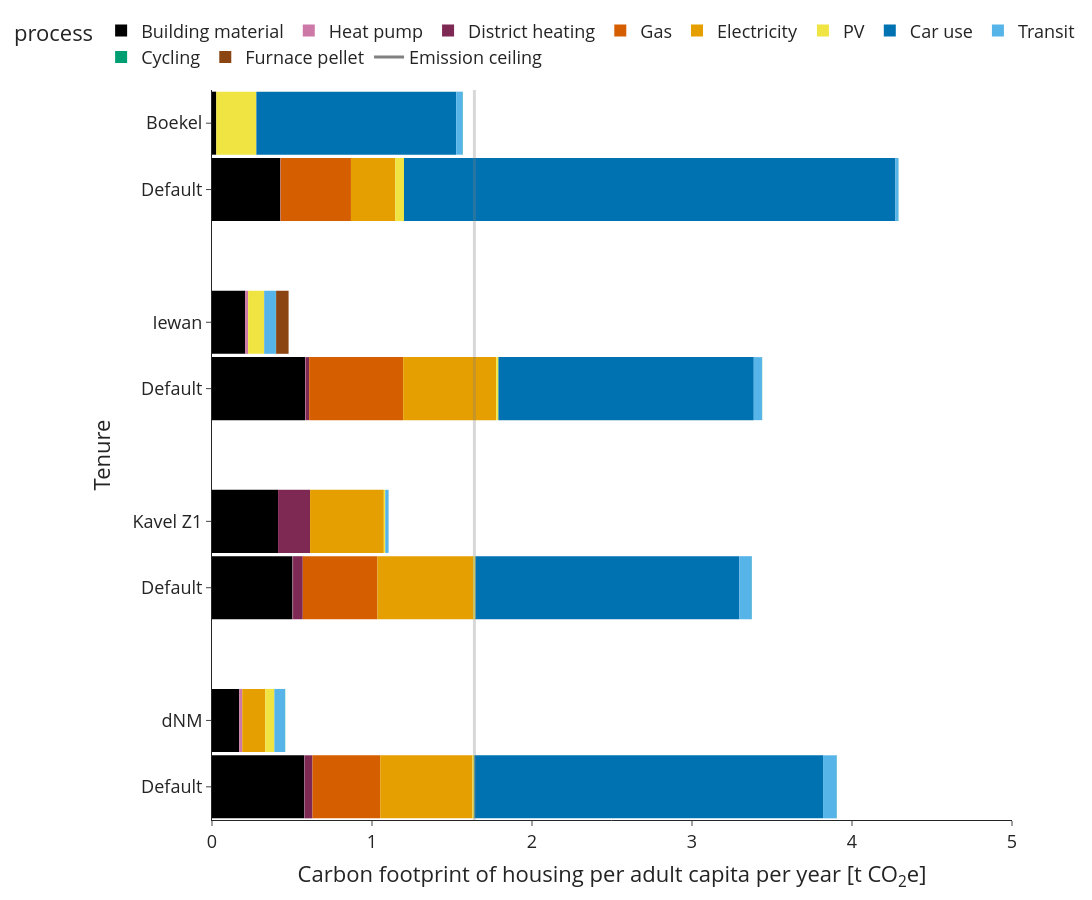

The notebook cell this image was saved under:
### Markdown cell above
#### Tenure Bar

### Code cell
import plotly.express as px
import plotly.graph_objects as go
import pandas as pd

# ---------- Process columns ----------
process_cols_9 = [
    'Building material', 'Heat pump', 'District heating',
    'Gas', 'Electricity', 'PV', 'Car use', 'Transit', 'Cycling'
]

process_cols_10 = [
    'Building material', 'Heat pump', 'Furnace pellet', 'District heating',
    'Gas', 'Electricity', 'PV', 'Car use', 'Transit', 'Cycling'
]


# ---------- Helper function for real-utopian archetypes ----------
def make_long_df(ghg_df, base_df, label, process_cols):
    ghg_tmp = ghg_df.copy() / 1000
    ghg_tmp.columns = process_cols

    per_capita = (
        ghg_tmp
        .multiply(base_df['n_hhd'], axis=0)
        .div(base_df['n_hhdmem'], axis=0)
    )

    # Average each emissions component across all archetype rows.
    df = per_capita.mean(axis=0).rename('value').reset_index()
    df.columns = ['process', 'value']
    df[class_name] = label

    return df


# ---------- Helper function for archetype-specific USE / Default ----------
def make_use_archetype_df(label, tenure, typology, const, density, distance_train):
    ghg_tmp = ghg_annual.copy() / 1000
    ghg_tmp.columns = process_cols_9

    use_filter = (
        (use.index.get_level_values('tenure_lab') == tenure) &
        (use.index.get_level_values('typology_lab') == typology) &
        (use.index.get_level_values('const_lab') == const) &
        (use.index.get_level_values('density_lab') == density) &
        (use.index.get_level_values('distance_train_lab') == distance_train)
    )

    df = (
        ghg_tmp.loc[use_filter]
        .multiply(use.loc[use_filter, 'n_hhd'], axis=0)
        .div(use.loc[use_filter, 'n_hhdmem' + year], axis=0)
        .groupby(level=0, sort=False)
        .mean()
        .unstack()
        .reset_index()
    )

    df.columns = ['process', class_name, 'value']
    df[class_name] = label

    return df


# ---------- Boekel + matching Default ----------
df_boekel = make_long_df(
    ghg_annual_boekel,
    boekel_df,
    'Boekel',
    process_cols_9,
)

df_use_boekel = make_use_archetype_df(
    label='Default - Boekel match',
    tenure='owner occupied',
    typology='row house',
    const='2006-2022',
    density='low suburban',
    distance_train='furthest quintile'
)


# ---------- Iewan + matching Default ----------
df_iewan = make_long_df(
    ghg_annual_iewan,
    iewan_df,
    'Iewan',
    process_cols_10,
)

df_use_iewan = make_use_archetype_df(
    label='Default - Iewan match',
    tenure='social rental',
    typology='multifamily',
    const='2006-2022',
    density='high suburban',
    distance_train='2nd quintile'
)


# ---------- Kavel Z1 + matching Default ----------
df_kavel = make_long_df(
    ghg_annual_kavel_z1,
    kavel_z1_df,
    'Kavel Z1',
    process_cols_9,
)

df_use_kavel = make_use_archetype_df(
    label='Default - Kavel Z1 match',
    tenure='social rental',
    typology='multifamily',
    const='2006-2022',
    density='very urban',
    distance_train='nearest quintile'
)


# ---------- dNM + matching Default ----------
df_dnm = make_long_df(
    ghg_annual_dnm,
    dnm_df,
    'dNM',
    process_cols_9,
)

df_use_dnm = make_use_archetype_df(
    label='Default - dNM match',
    tenure='owner occupied',
    typology='multifamily',
    const='2006-2022',
    density='very urban',
    distance_train='nearest quintile'
)


# ---------- Combine ----------
df_compare = pd.concat([
    df_boekel.assign(y_order='Boekel__prototype', y_label='Boekel'),
    df_use_boekel.assign(y_order='Boekel__default', y_label='Default'),

    df_iewan.assign(y_order='Iewan__prototype', y_label='Iewan'),
    df_use_iewan.assign(y_order='Iewan__default', y_label='Default'),

    df_kavel.assign(y_order='Kavel Z1__prototype', y_label='Kavel Z1'),
    df_use_kavel.assign(y_order='Kavel Z1__default', y_label='Default'),

    df_dnm.assign(y_order='dNM__prototype', y_label='dNM'),
    df_use_dnm.assign(y_order='dNM__default', y_label='Default')
], ignore_index=True)


# ---------- Create figure ----------
fig = px.bar(
    df_compare,
    x='value',
    y='y_order',
    color='process',
    labels={
        'value': 'Carbon footprint of housing per adult capita per year [t CO<sub>2</sub>e]',
        'y_order': 'Tenure'
    },
    template='simple_white',
    color_discrete_sequence=[
        'rgb(000,000,000)',
        'rgb(204,121,167)',
        'rgb(126,041,084)',
        'rgb(213,094,000)',
        'rgb(230,159,000)',
        'rgb(240,228,066)',
        'rgb(000,114,178)',
        'rgb(086,180,233)',
        'rgb(000,158,115)',
        'rgb(139,069,019)'
    ]
)


# ---------- Add emission ceiling ----------
fig.add_vline(x=1.64, line_width=3, line_color="grey")

fig.add_trace(
    go.Scatter(
        x=[None],
        y=[None],
        mode='lines',
        line=dict(color='grey', width=3),
        name='Emission ceiling'
    )
)


# ---------- Layout ----------
fig.update_layout(
    width=1100,
    height=900,
    font=dict(size=18),

    # small gap within each prototype/default pair
    # larger visual spacing created with y-axis blank categories below
    bargap=0.05,
    bargroupgap=0.0,

    legend=dict(
        orientation="h",
        yanchor="bottom",
        y=1.02,
        xanchor="left",
        x=-0.25
    )
)

fig.update_traces(marker_line_width=0)


# ---------- Axis ----------
fig.update_xaxes(range=[0, 5])

fig.update_yaxes(
    categoryorder='array',
    categoryarray=[
        'dNM__space',
        'dNM__default',
        'dNM__prototype',

        'Kavel Z1__space',
        'Kavel Z1__default',
        'Kavel Z1__prototype',

        'Iewan__space',
        'Iewan__default',
        'Iewan__prototype',

        'Boekel__space',
        'Boekel__default',
        'Boekel__prototype'
    ],
    tickmode='array',
    tickvals=[
        'dNM__prototype',
        'dNM__default',

        'Kavel Z1__prototype',
        'Kavel Z1__default',

        'Iewan__prototype',
        'Iewan__default',

        'Boekel__prototype',
        'Boekel__default'
    ],
    ticktext=[
        'dNM',
        'Default',

        'Kavel Z1',
        'Default',

        'Iewan',
        'Default',

        'Boekel',
        'Default'
    ]
)


# ---------- Save ----------
fig.write_image(
    'visualisations/' + class_name_short +
    '/doublebars_ghg_per_cap_process_' +
    class_name_short + year + age_group + inc_grouping +
    '_archetype_compare.png',
    scale=3
)

fig.show()

### Figure 1 — Plotly figure (JSON) as saved in the notebook; plotly's stock layout.template omitted (floating-point values rounded to 4 significant figures)
{"data": [{"alignmentgroup": "True", "hovertemplate": "process=Building material<br>Carbon footprint of housing per adult capita per year [t CO<sub>2</sub>e]=%{x}<br>Tenure=%{y}<extra></extra>", "legendgroup": "Building material", "marker": {"color": "rgb(000,000,000)", "line": {"width": 0}, "pattern": {"shape": ""}}, "name": "Building material", "offsetgroup": "Building material", "orientation": "h", "showlegend": true, "textposition": "auto", "type": "bar", "x": [0.02678, 0.4268, 0.2066, 0.5813, 0.4129, 0.5037, 0.1697, 0.5772], "xaxis": "x", "y": ["Boekel__prototype", "Boekel__default", "Iewan__prototype", "Iewan__default", "Kavel Z1__prototype", "Kavel Z1__default", "dNM__prototype", "dNM__default"], "yaxis": "y"}, {"alignmentgroup": "True", "hovertemplate": "process=Heat pump<br>Carbon footprint of housing per adult capita per year [t CO<sub>2</sub>e]=%{x}<br>Tenure=%{y}<extra></extra>", "legendgroup": "Heat pump", "marker": {"color": "rgb(204,121,167)", "line": {"width": 0}, "pattern": {"shape": ""}}, "name": "Heat pump", "offsetgroup": "Heat pump", "orientation": "h", "showlegend": true, "textposition": "auto", "type": "bar", "x": [0, 0.001229, 0.0193, 0.002929, 0, 0.00291, 0.0193, 0.001518], "xaxis": "x", "y": ["Boekel__prototype", "Boekel__default", "Iewan__prototype", "Iewan__default", "Kavel Z1__prototype", "Kavel Z1__default", "dNM__prototype", "dNM__default"], "yaxis": "y"}, {"alignmentgroup": "True", "hovertemplate": "process=District heating<br>Carbon footprint of housing per adult capita per year [t CO<sub>2</sub>e]=%{x}<br>Tenure=%{y}<extra></extra>", "legendgroup": "District heating", "marker": {"color": "rgb(126,041,084)", "line": {"width": 0}, "pattern": {"shape": ""}}, "name": "District heating", "offsetgroup": "District heating", "orientation": "h", "showlegend": true, "textposition": "auto", "type": "bar", "x": [0, 0.001166, 0, 0.02312, 0.2, 0.06077, 0, 0.04915], "xaxis": "x", "y": ["Boekel__prototype", "Boekel__default", "Iewan__prototype", "Iewan__default", "Kavel Z1__prototype", "Kavel Z1__default", "dNM__prototype", "dNM__default"], "yaxis": "y"}, {"alignmentgroup": "True", "hovertemplate": "process=Gas<br>Carbon footprint of housing per adult capita per year [t CO<sub>2</sub>e]=%{x}<br>Tenure=%{y}<extra></extra>", "legendgroup": "Gas", "marker": {"color": "rgb(213,094,000)", "line": {"width": 0}, "pattern": {"shape": ""}}, "name": "Gas", "offsetgroup": "Gas", "orientation": "h", "showlegend": true, "textposition": "auto", "type": "bar", "x": [0, 0.4393, 0, 0.5877, 0, 0.4667, 0, 0.4236], "xaxis": "x", "y": ["Boekel__prototype", "Boekel__default", "Iewan__prototype", "Iewan__default", "Kavel Z1__prototype", "Kavel Z1__default", "dNM__prototype", "dNM__default"], "yaxis": "y"}, {"alignmentgroup": "True", "hovertemplate": "process=Electricity<br>Carbon footprint of housing per adult capita per year [t CO<sub>2</sub>e]=%{x}<br>Tenure=%{y}<extra></extra>", "legendgroup": "Electricity", "marker": {"color": "rgb(230,159,000)", "line": {"width": 0}, "pattern": {"shape": ""}}, "name": "Electricity", "offsetgroup": "Electricity", "orientation": "h", "showlegend": true, "textposition": "auto", "type": "bar", "x": [0, 0.2771, 0, 0.5811, 0.461, 0.5999, 0.144, 0.577], "xaxis": "x", "y": ["Boekel__prototype", "Boekel__default", "Iewan__prototype", "Iewan__default", "Kavel Z1__prototype", "Kavel Z1__default", "dNM__prototype", "dNM__default"], "yaxis": "y"}, {"alignmentgroup": "True", "hovertemplate": "process=PV<br>Carbon footprint of housing per adult capita per year [t CO<sub>2</sub>e]=%{x}<br>Tenure=%{y}<extra></extra>", "legendgroup": "PV", "marker": {"color": "rgb(240,228,066)", "line": {"width": 0}, "pattern": {"shape": ""}}, "name": "PV", "offsetgroup": "PV", "orientation": "h", "showlegend": true, "textposition": "auto", "type": "bar", "x": [0.2504, 0.05433, 0.0994, 0.01388, 0.0089, 0.0122, 0.0565, 0.01116], "xaxis": "x", "y": ["Boekel__prototype", "Boekel__default", "Iewan__prototype", "Iewan__default", "Kavel Z1__prototype", "Kavel Z1__default", "dNM__prototype", "dNM__default"], "yaxis": "y"}, {"alignmentgroup": "True", "hovertemplate": "process=Car use<br>Carbon footprint of housing per adult capita per year [t CO<sub>2</sub>e]=%{x}<br>Tenure=%{y}<extra></extra>", "legendgroup": "Car use", "marker": {"color": "rgb(000,114,178)", "line": {"width": 0}, "pattern": {"shape": ""}}, "name": "Car use", "offsetgroup": "Car use", "orientation": "h", "showlegend": true, "textposition": "auto", "type": "bar", "x": [1.249, 3.072, 0.001966, 1.596, 0, 1.65, 0, 2.179], "xaxis": "x", "y": ["Boekel__prototype", "Boekel__default", "Iewan__prototype", "Iewan__default", "Kavel Z1__prototype", "Kavel Z1__default", "dNM__prototype", "dNM__default"], "yaxis": "y"}, {"alignmentgroup": "True", "hovertemplate": "process=Transit<br>Carbon footprint of housing per adult capita per year [t CO<sub>2</sub>e]=%{x}<br>Tenure=%{y}<extra></extra>", "legendgroup": "Transit", "marker": {"color": "rgb(086,180,233)", "line": {"width": 0}, "pattern": {"shape": ""}}, "name": "Transit", "offsetgroup": "Transit", "orientation": "h", "showlegend": true, "textposition": "auto", "type": "bar", "x": [0.04066, 0.01852, 0.07176, 0.05118, 0.02053, 0.0776, 0.06669, 0.08524], "xaxis": "x", "y": ["Boekel__prototype", "Boekel__default", "Iewan__prototype", "Iewan__default", "Kavel Z1__prototype", "Kavel Z1__default", "dNM__prototype", "dNM__default"], "yaxis": "y"}, {"alignmentgroup": "True", "hovertemplate": "process=Cycling<br>Carbon footprint of housing per adult capita per year [t CO<sub>2</sub>e]=%{x}<br>Tenure=%{y}<extra></extra>", "legendgroup": "Cycling", "marker": {"color": "rgb(000,158,115)", "line": {"width": 0}, "pattern": {"shape": ""}}, "name": "Cycling", "offsetgroup": "Cycling", "orientation": "h", "showlegend": true, "textposition": "auto", "type": "bar", "x": [0.001433, 0.0009416, 0.001685, 0.001234, 0.0003664, 0.0009513, 0.001216, 0.001197], "xaxis": "x", "y": ["Boekel__prototype", "Boekel__default", "Iewan__prototype", "Iewan__default", "Kavel Z1__prototype", "Kavel Z1__default", "dNM__prototype", "dNM__default"], "yaxis": "y"}, {"alignmentgroup": "True", "hovertemplate": "process=Furnace pellet<br>Carbon footprint of housing per adult capita per year [t CO<sub>2</sub>e]=%{x}<br>Tenure=%{y}<extra></extra>", "legendgroup": "Furnace pellet", "marker": {"color": "rgb(139,069,019)", "line": {"width": 0}, "pattern": {"shape": ""}}, "name": "Furnace pellet", "offsetgroup": "Furnace pellet", "orientation": "h", "showlegend": true, "textposition": "auto", "type": "bar", "x": [0.078], "xaxis": "x", "y": ["Iewan__prototype"], "yaxis": "y"}, {"line": {"color": "grey", "width": 3}, "marker": {"line": {"width": 0}}, "mode": "lines", "name": "Emission ceiling", "type": "scatter", "x": [null], "y": [null]}], "layout": {"bargap": 0.05, "bargroupgap": 0, "barmode": "relative", "font": {"size": 18}, "height": 900, "legend": {"orientation": "h", "title": {"text": "process"}, "tracegroupgap": 0, "x": -0.25, "xanchor": "left", "y": 1.02, "yanchor": "bottom"}, "margin": {"t": 60}, "shapes": [{"line": {"color": "grey", "width": 3}, "type": "line", "x0": 1.64, "x1": 1.64, "xref": "x", "y0": 0, "y1": 1, "yref": "y domain"}], "width": 1100, "xaxis": {"anchor": "y", "domain": [0, 1], "range": [0, 5], "title": {"text": "Carbon footprint of housing per adult capita per year [t CO<sub>2</sub>e]"}}, "yaxis": {"anchor": "x", "categoryarray": ["dNM__space", "dNM__default", "dNM__prototype", "Kavel Z1__space", "Kavel Z1__default", "Kavel Z1__prototype", "Iewan__space", "Iewan__default", "Iewan__prototype", "Boekel__space", "Boekel__default", "Boekel__prototype"], "categoryorder": "array", "domain": [0, 1], "tickmode": "array", "ticktext": ["dNM", "Default", "Kavel Z1", "Default", "Iewan", "Default", "Boekel", "Default"], "tickvals": ["dNM__prototype", "dNM__default", "Kavel Z1__prototype", "Kavel Z1__default", "Iewan__prototype", "Iewan__default", "Boekel__prototype", "Boekel__default"], "title": {"text": "Tenure"}}}}
